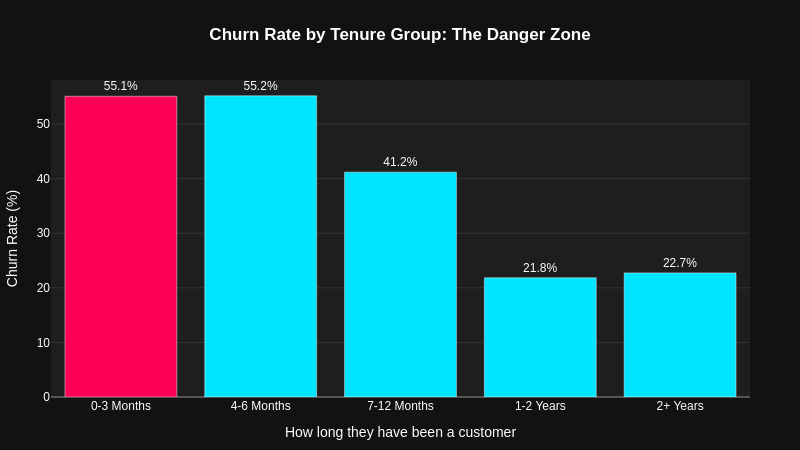

The notebook cell saved with this chart:
### Code cell
# ==========================================
#TENURE DANGER ZONE
# ==========================================
fig1 = go.Figure()

fig1.add_trace(go.Bar(
    x=tenure_churn['tenure_group'],
    y=tenure_churn['churn_rate_%'],
    marker_color=['#FF0055' if x == '0-3 Months' else '#00E5FF' for x in tenure_churn['tenure_group']], # Highlight the danger zone
    text=tenure_churn['churn_rate_%'],
    texttemplate='%{text:.1f}%',
    textposition='outside'
))

fig1.update_layout(
    title_text="<b>Churn Rate by Tenure Group: The Danger Zone</b>",
    title_x=0.5,
    height=450,
    width=800,
    plot_bgcolor='#1e1e1e',
    paper_bgcolor='#121212',
    font=dict(family="Arial", size=12, color="#FFFFFF"),
    showlegend=False,
    margin=dict(t=80, b=50, l=50, r=50)
)
fig1.update_xaxes(title_text="How long they have been a customer", showgrid=False)
fig1.update_yaxes(title_text="Churn Rate (%)", showgrid=True, gridcolor='#333333', zerolinecolor='#555555')

fig1.show()

### Figure 1 — Plotly figure (JSON) as saved in the notebook; plotly's stock layout.template omitted (floating-point values rounded to 4 significant figures)
{"data": [{"marker": {"color": ["#FF0055", "#00E5FF", "#00E5FF", "#00E5FF", "#00E5FF"]}, "text": [55.09, 55.17, 41.19, 21.84, 22.74], "textposition": "outside", "texttemplate": "%{text:.1f}%", "type": "bar", "x": ["0-3 Months", "4-6 Months", "7-12 Months", "1-2 Years", "2+ Years"], "y": [55.09, 55.17, 41.19, 21.84, 22.74]}], "layout": {"font": {"color": "#FFFFFF", "family": "Arial", "size": 12}, "height": 450, "margin": {"b": 50, "l": 50, "r": 50, "t": 80}, "paper_bgcolor": "#121212", "plot_bgcolor": "#1e1e1e", "showlegend": false, "title": {"text": "<b>Churn Rate by Tenure Group: The Danger Zone</b>", "x": 0.5}, "width": 800, "xaxis": {"showgrid": false, "title": {"text": "How long they have been a customer"}}, "yaxis": {"gridcolor": "#333333", "showgrid": true, "title": {"text": "Churn Rate (%)"}, "zerolinecolor": "#555555"}}}
